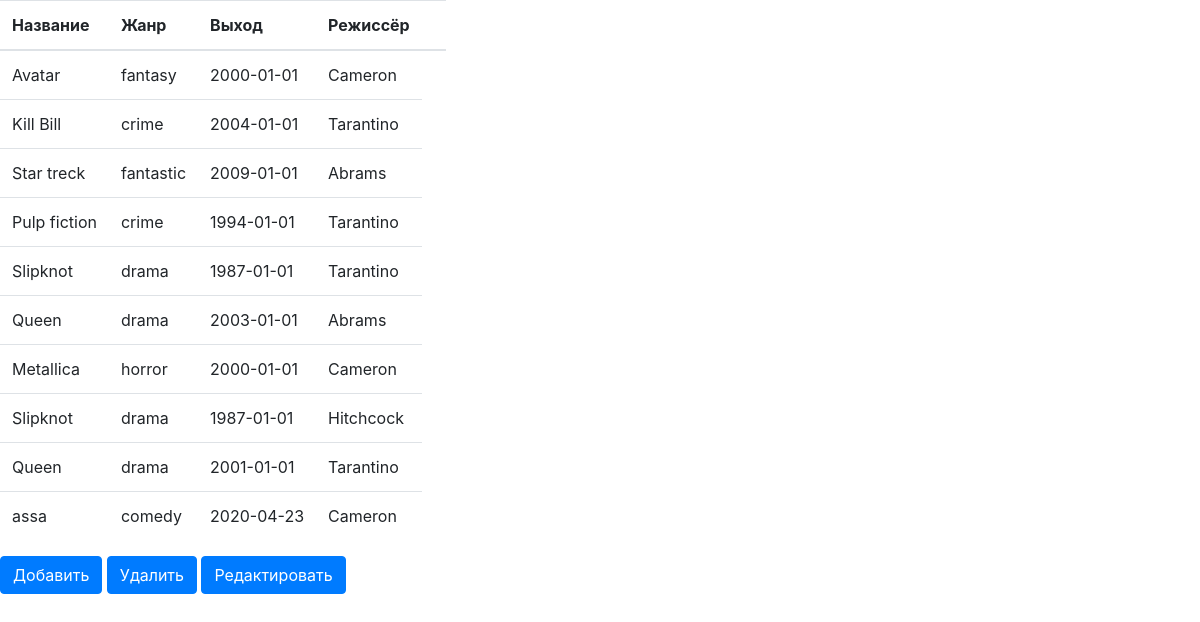
The page /cinema.php on the database its author committed.
### tables this page shows
CREATE TABLE `movie` (
  `movieId` int(11) NOT NULL,
  `directorId` int(11) NOT NULL,
  `nameMov` varchar(255) NOT NULL,
  `description` varchar(255) NOT NULL,
  `releaseDate` date NOT NULL
);

CREATE TABLE `director` (
  `nameDir` varchar(255) NOT NULL,
  `directorId` int(11) NOT NULL
);

### cinema.php (the view, shortened to what this page needs)
<!DOCTYPE html>
<html lang="en">
<head>
    <link rel="stylesheet" href="style.css">
    <link rel="stylesheet" href="https://maxcdn.bootstrapcdn.com/bootstrap/4.0.0/css/bootstrap.min.css"
>
</head>
<html>
<body>
<?php
require 'connect.php';
$query = "SELECT * FROM movie JOIN director on movie.directorId=director.directorId ORDER BY movieId";
?>
<div class="input-group mr-5">
    <form action="" method="POST" id="form__one">
        <table class="table">
            <thead>
            <tr>
                <th scope="col">Название</th>
                <th scope="col">Жанр</th>
                <th scope="col">Выход</th>
                <th scope="col">Режиссёр</th>
                <th scope="col">
                </th>
            </tr>
            </thead>
            <tbody>
            <?php
            if ($result = mysqli_query($connection, $query)) {
                while ($row = mysqli_fetch_assoc($result)) {
                    echo "<tr>";
                    echo "<td>" . $row['nameMov'] . "</td>";
                    echo "<td>" . $row['description'] . "</td>";
                    echo "<td>" . $row['releaseDate'] . "</td>";
                    echo "<td>" . $row['nameDir'] . "</td>";
                    echo "</tr>";
                }
            }
            ?>
            </tbody>
        </table>
        <a class="btn btn-primary" href="add.php" role="button">Добавить</a>
        <a class="btn btn-primary" href="delete.php" role="button">Удалить</a>
        <a class="btn btn-primary" href="edit.php" role="button">Редактировать</a>
    </form>
</div>
</body>
</html>

### rows shown on the page
movie: nameMov "Avatar", description "fantasy", releaseDate "2000-01-01", directorId.nameDir "Cameron"
movie: nameMov "Kill Bill", description "crime", releaseDate "2004-01-01", directorId.nameDir "Tarantino"
movie: nameMov "Star treck", description "fantastic", releaseDate "2009-01-01", directorId.nameDir "Abrams"
movie: nameMov "Pulp fiction", description "crime", releaseDate "1994-01-01", directorId.nameDir "Tarantino"
movie: nameMov "Slipknot", description "drama", releaseDate "1987-01-01", directorId.nameDir "Tarantino"
movie: nameMov "Queen", description "drama", releaseDate "2003-01-01", directorId.nameDir "Abrams"
movie: nameMov "Metallica", description "horror", releaseDate "2000-01-01", directorId.nameDir "Cameron"
movie: nameMov "Slipknot", description "drama", releaseDate "1987-01-01", directorId.nameDir "Hitchcock"
movie: nameMov "Queen", description "drama", releaseDate "2001-01-01", directorId.nameDir "Tarantino"
movie: nameMov "assa", description "comedy", releaseDate "2020-04-23", directorId.nameDir "Cameron"
